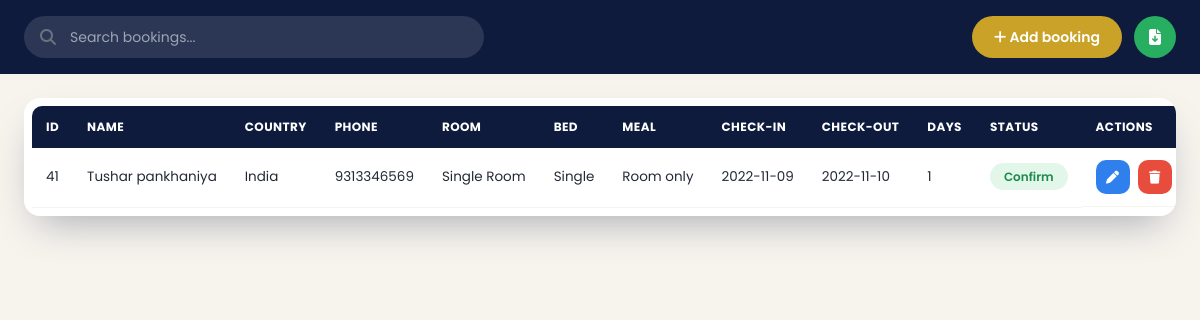
Page /admin/roombook.php (signed in) on the committed database.
### tables this page shows
CREATE TABLE `roombook` (
  `id` int(10) NOT NULL,
  `Name` varchar(50) NOT NULL,
  `Email` varchar(50) NOT NULL,
  `Country` varchar(30) NOT NULL,
  `Phone` varchar(30) NOT NULL,
  `RoomType` varchar(30) NOT NULL,
  `Bed` varchar(30) NOT NULL,
  `Meal` varchar(30) NOT NULL,
  `NoofRoom` varchar(30) NOT NULL,
  `cin` date NOT NULL,
  `cout` date NOT NULL,
  `nodays` int(50) NOT NULL,
  `stat` varchar(30) NOT NULL
);

### config.php (called while the page is built, shortened)
<?php
function db(): mysqli
{
    static $conn = null;
    if ($conn === null) {
        try {
            $conn = new mysqli(DB_HOST, DB_USER, DB_PASS, DB_NAME);
            $conn->set_charset('utf8mb4');
        } catch (mysqli_sql_exception $e) {
            http_response_code(500);
            exit('Database connection failed. Please check config.php settings.');
        }
    }
    return $conn;
}

### includes/helpers.php (called while the page is built, shortened)
<?php
require_once __DIR__ . '/../config.php';
function e($value): string
{
    return htmlspecialchars((string) $value, ENT_QUOTES, 'UTF-8');
}
function run_query(string $sql, string $types = '', array $params = []): mysqli_stmt
{
    $stmt = db()->prepare($sql);
    if (!$stmt->execute()) {
        throw new RuntimeException('Query execution failed. ' . $stmt->error);
    }
    return $stmt;
}
function fetch_all(string $sql, string $types = '', array $params = []): array
{
    $stmt = run_query($sql, $types, $params);
    $rows = $stmt->get_result()->fetch_all(MYSQLI_ASSOC);
    return $rows !== false ? $rows : [];
}

### admin/roombook.php (the view, shortened to what this page needs)
<?php
require_once __DIR__ . '/../includes/helpers.php';
$bookings = fetch_all('SELECT * FROM roombook ORDER BY id DESC');
?>
<!DOCTYPE html>
<html lang="en">
<head>
    <link rel="stylesheet" href="./css/style.css">
    <link rel="stylesheet" href="https://cdnjs.cloudflare.com/ajax/libs/font-awesome/6.2.0/css/all.min.css"
 />
</head>
<body class="admin-page">
    <div class="searchsection">
        <div class="search-wrap">
            <i class="fa-solid fa-magnifying-glass"></i>
            <input type="text" id="search_bar" placeholder="Search bookings..." onkeyup="searchFun()">
        </div>
        <div class="toolbar-actions">
            <button class="btn-primary-outline" onclick="adduseropen()"><i class="fa-solid fa-plus"></i> Add booking</button>
            <form action="./exportdata.php" method="post">
                <button class="btn-export" name="exportexcel" type="submit" title="Export to Excel">
                    <i class="fa-solid fa-file-arrow-down"></i>
                </button>
            </form>
        </div>
    </div>
    <div class="content-wrap">
        <div class="roombooktable">
            <table id="table-data">
                <thead>
                    <tr>
                        <th>Id</th>
                        <th>Name</th>
                        <th>Country</th>
                        <th>Phone</th>
                        <th>Room</th>
                        <th>Bed</th>
                        <th>Meal</th>
                        <th>Check-in</th>
                        <th>Check-out</th>
                        <th>Days</th>
                        <th>Status</th>
                        <th>Actions</th>
                    </tr>
                </thead>
                <tbody>
                    <?php foreach ($bookings as $res): ?>
                        <tr>
                            <td><?php echo e($res['id']); ?></td>
                            <td><?php echo e($res['Name']); ?></td>
                            <td><?php echo e($res['Country']); ?></td>
                            <td><?php echo e($res['Phone']); ?></td>
                            <td><?php echo e($res['RoomType']); ?></td>
                            <td><?php echo e($res['Bed']); ?></td>
                            <td><?php echo e($res['Meal']); ?></td>
                            <td><?php echo e($res['cin']); ?></td>
                            <td><?php echo e($res['cout']); ?></td>
                            <td><?php echo e($res['nodays']); ?></td>
                            <td>
                                <span class="badge <?php echo $res['stat'] === 'Confirm' ? 'badge-confirm' : 'badge-pending'; ?>">
                                    <?php echo e($res['stat']); ?>
                                </span>
                            </td>
                            <td class="action">
                                <a class="btn-mini btn-mini-edit" href="./roombookedit.php?id=<?php echo e($res['id']); ?>" title="Edit">
                                    <i class="fa-solid fa-pen"></i>
                                </a>
                                <form action="./roombookdelete.php" method="POST" class="inline-form">
                                    <button class="btn-mini btn-mini-danger" title="Delete" onclick="return confirm('Delete this booking?')">
                                        <i class="fa-solid fa-trash"></i>
                                    </button>
                                </form>
                            </td>
                        </tr>
                    <?php endforeach; ?>
                </tbody>
            </table>
        </div>
    </div>
</body>
</html>

### admin/css/style.css (style rules this page uses)
:root { --navy: #0e1b3d; --navy-2: #1b2a4a; --gold: #c9a227; --gold-light: #e6c25a; --cream: #f7f4ee; --ink: #232a36; --muted: #6b7280; --white: #ffffff; --border: #ebd1c9; --shadow: 0 18px 40px -14px rgba(14, 27, 61, 0.35); }
* { margin: 0; padding: 0; box-sizing: border-box; font-family: 'Poppins', sans-serif; }
body { background: var(--cream); color: var(--ink); }
body.admin-page { min-height: 100vh; }
.searchsection { position: sticky; top: 0; z-index: 600; background: var(--navy); padding: 16px 24px; display: flex; justify-content: space-between; align-items: center; gap: 16px; flex-wrap: wrap; }
.search-wrap { position: relative; flex: 1; max-width: 460px; }
.search-wrap i { position: absolute; top: 50%; left: 16px; transform: translateY(-50%); color: var(--muted); }
.search-wrap input { width: 100%; height: 42px; border: none; border-radius: 40px; background: rgba(255, 255, 255, 0.12); color: #fff; padding: 0 46px; font-size: 14px; outline: none; transition: background 0.2s ease; }
.search-wrap input::placeholder { color: rgba(255, 255, 255, 0.55); }
.toolbar-actions { display: flex; align-items: center; gap: 12px; }
.btn-primary-outline { background: var(--gold); color: #fff; border: none; height: 42px; padding: 0 22px; border-radius: 40px; font-weight: 600; font-size: 14px; cursor: pointer; transition: all 0.2s ease; }
.btn-export { width: 42px; height: 42px; border-radius: 50%; border: none; background: #27ae60; color: #fff; font-size: 16px; cursor: pointer; transition: background 0.2s ease; }
.content-wrap { padding: 24px; }
.roombooktable { background: var(--white); border-radius: 16px; box-shadow: var(--shadow); overflow-x: auto; padding: 8px; }
table { width: 100%; border-collapse: collapse; font-size: 13.5px; min-width: 860px; }
thead th { background: var(--navy); color: #fff; text-align: left; padding: 12px 14px; font-size: 12px; text-transform: uppercase; letter-spacing: 0.4px; white-space: nowrap; }
thead th:first-child { border-radius: 10px 0 0 0; }
thead th:last-child { border-radius: 0 10px 0 0; }
tbody td { padding: 12px 14px; border-bottom: 1px solid var(--cream); white-space: nowrap; }
.badge { padding: 5px 14px; border-radius: 30px; font-size: 12px; font-weight: 600; }
.badge-confirm { background: #e2f7e9; color: #1e8a4c; }
.action { display: flex; gap: 8px; align-items: center; }
.inline-form { display: inline-flex; }
.btn-mini { display: inline-flex; align-items: center; justify-content: center; gap: 6px; width: 34px; height: 34px; border-radius: 10px; border: none; cursor: pointer; text-decoration: none; font-size: 13px; transition: transform 0.15s ease, opacity 0.15s ease; }
.btn-mini-edit { background: #2f80ed; color: #fff; }
.btn-mini-danger { background: #e74c3c; color: #fff; }

### rows in the picture
roombook: id "41", Name "Tushar pankhaniya", Country "India", Phone "9313346569", RoomType "Single Room", Bed "Single", Meal "Room only", cin "2022-11-09", cout "2022-11-10", nodays "1", stat "Confirm"
